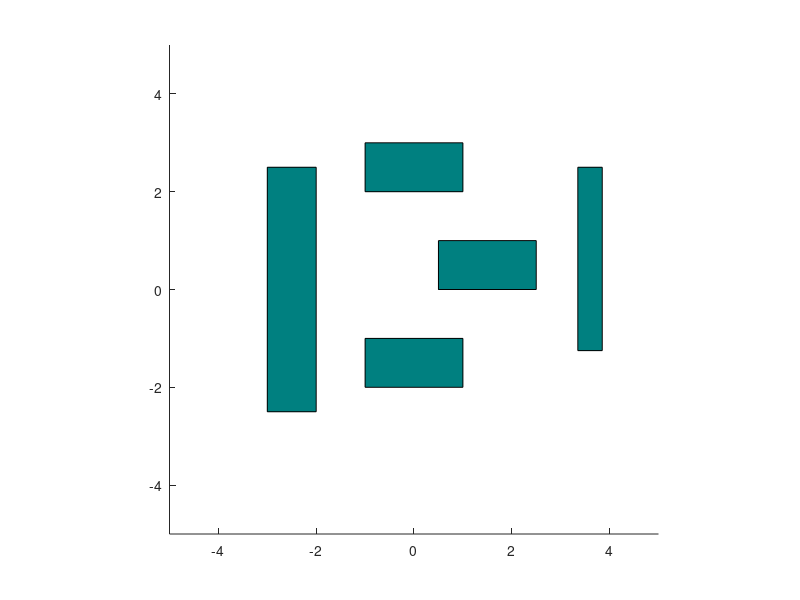
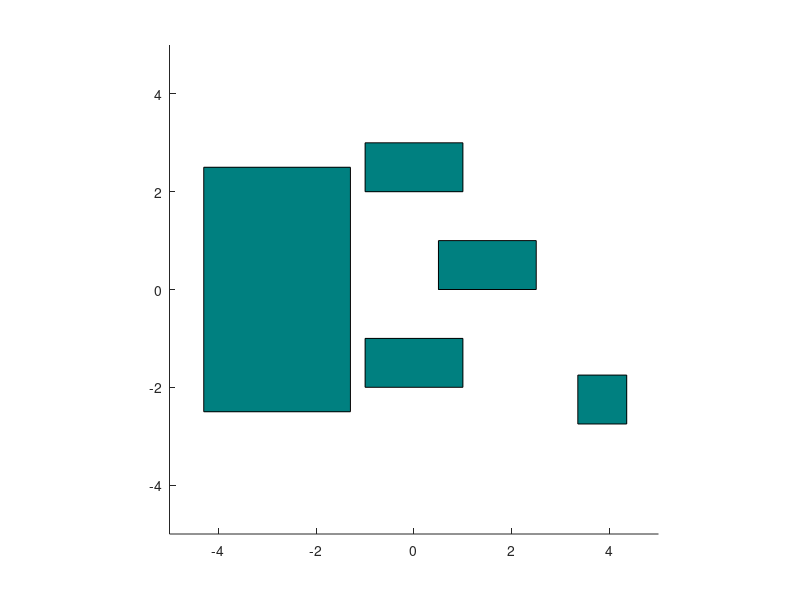
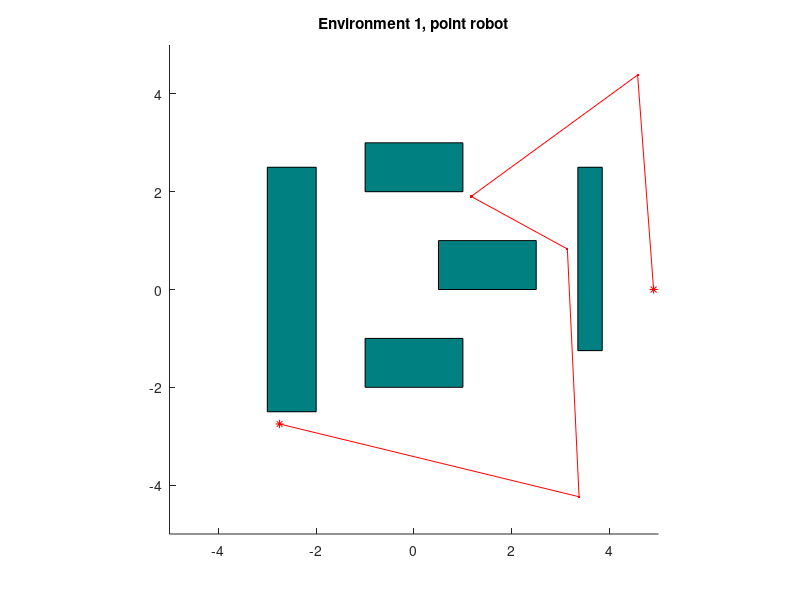
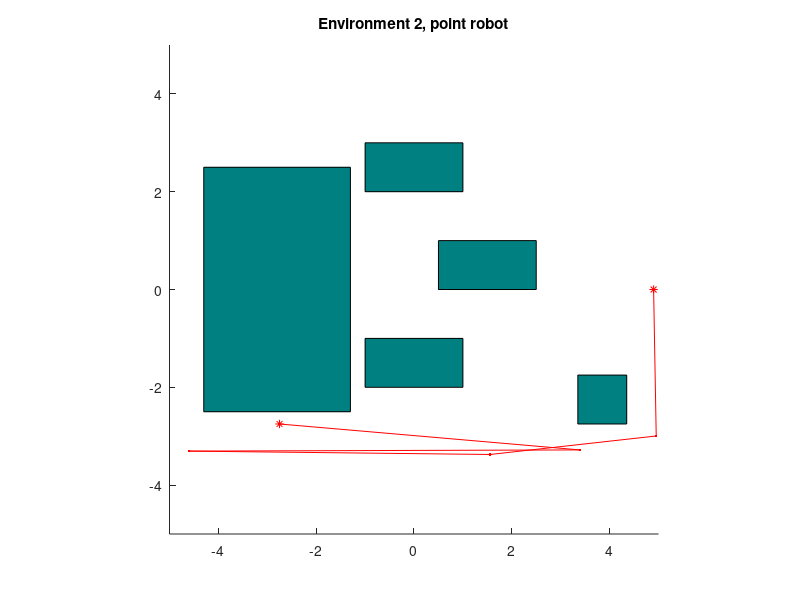

These figures' MATLAB source, in order:
%% environment 1
figure;
axis equal
xlim([-5, 5]);
ylim([-5, 5]);
rectangle('Position', [0.5 0 2 1], 'FaceColor',[0 .5 .5]);
rectangle('Position', [-1 2 2 1], 'FaceColor',[0 .5 .5]);
rectangle('Position', [-1 -2 2 1], 'FaceColor',[0 .5 .5]);
rectangle('Position', [-3 -2.5 1 5], 'FaceColor',[0 .5 .5]);
rectangle('Position', [3.35 -1.25 0.5 3.75], 'FaceColor',[0 .5 .5]);

%% environment 2
figure;
axis equal
xlim([-5, 5]);
ylim([-5, 5]);
rectangle('Position', [0.5 0 2 1], 'FaceColor',[0 .5 .5]);
rectangle('Position', [-1 2 2 1], 'FaceColor',[0 .5 .5]);
rectangle('Position', [-1 -2 2 1], 'FaceColor',[0 .5 .5]);
rectangle('Position', [-4.3 -2.5 3 5], 'FaceColor',[0 .5 .5]);
rectangle('Position', [3.35 -2.75 1 1], 'FaceColor',[0 .5 .5]);

%% point robot, enviroment 1
% obstacles
figure;
axis equal
rectangle('Position', [0.5 0 2 1], 'FaceColor',[0 .5 .5]);
rectangle('Position', [-1 2 2 1], 'FaceColor',[0 .5 .5]);
rectangle('Position', [-1 -2 2 1], 'FaceColor',[0 .5 .5]);
rectangle('Position', [-3 -2.5 1 5], 'FaceColor',[0 .5 .5]);
rectangle('Position', [3.35 -1.25 0.5 3.75], 'FaceColor',[0 .5 .5]);
hold on
% robot

p = [
-2.75 -2.75 
3.37554 -4.23791 
3.13617 0.828861 
1.16946 1.90333 
4.57266 4.38647 
4.9 0 
];

for i = 1:size(p, 1)-1
    p1 = p(i, :);
    plot(p1(1), p1(2), 'r.');
    p2 = p(i+1,:);
    plot([p1(1) p2(1)], [p1(2) p2(2)], 'Color', [1 0 0]);
end
plot(p(1,1), p(1,2), 'r*');
plot(p(end,1), p(end, 2), 'r*');
xlim([-5, 5]);
ylim([-5, 5]);
title('Environment 1, point robot');
hold off

%% point, environment 2
figure;
axis equal
rectangle('Position', [0.5 0 2 1], 'FaceColor',[0 .5 .5]);
rectangle('Position', [-1 2 2 1], 'FaceColor',[0 .5 .5]);
rectangle('Position', [-1 -2 2 1], 'FaceColor',[0 .5 .5]);
rectangle('Position', [-4.3 -2.5 3 5], 'FaceColor',[0 .5 .5]);
rectangle('Position', [3.35 -2.75 1 1], 'FaceColor',[0 .5 .5]);
hold on

p = [
-2.75 -2.75 
3.3939 -3.28035 
-4.59689 -3.30487 
1.55722 -3.37367 
4.95335 -2.99545 
4.9 0
];

for i = 1:size(p, 1)-1
    p1 = p(i, :);
    plot(p1(1), p1(2), 'r.');
    p2 = p(i+1,:);
    plot([p1(1) p2(1)], [p1(2) p2(2)], 'Color', [1 0 0]);
end
plot(p(1,1), p(1,2), 'r*');
plot(p(end,1), p(end, 2), 'r*');
xlim([-5, 5]);
ylim([-5, 5]);
title('Environment 2, point robot');
hold off

%% square, environment 1
figure;
axis equal
xlim([-5, 5]);
ylim([-5, 5]);
rectangle('Position', [0.5 0 2 1], 'FaceColor',[0 .5 .5]);
rectangle('Position', [-1 2 2 1], 'FaceColor',[0 .5 .5]);
rectangle('Position', [-1 -2 2 1], 'FaceColor',[0 .5 .5]);
rectangle('Position', [-3 -2.5 1 5], 'FaceColor',[0 .5 .5]);
rectangle('Position', [3.35 -1.25 0.5 3.75], 'FaceColor',[0 .5 .5]);
hold on
p = [
   -3.5 -3.5 0 
-3.51594 -2.82519 -0.124404 
-3.53187 -2.15037 -0.248807 
-3.54781 -1.47556 -0.373211 
-3.56375 -0.800749 -0.497614 
-3.57968 -0.125937 -0.622018 
-3.59562 0.548876 -0.746421 
-3.61156 1.22369 -0.870825 
-3.62749 1.8985 -0.995229 
-3.64343 2.57331 -1.11963 
-3.65937 3.24813 -1.24404 
-3.6753 3.92294 -1.36844 
-3.69124 4.59775 -1.49284 
-2.99197 4.60627 -1.30299 
-2.2927 4.61479 -1.11314 
-1.59343 4.62331 -0.923283 
-0.894159 4.63183 -0.733429 
-0.194889 4.64036 -0.543576 
0.504381 4.64888 -0.353722 
1.20365 4.6574 -0.163869 
1.90292 4.66592 0.0259845 
2.60219 4.67444 0.215838 
3.30146 4.68296 0.405691 
4.00073 4.69148 0.595545 
4.7 4.7 0.785398 
];
ll = [-0.15;-0.15;1];
lr = [0.15;-0.15;1];
ul = [-0.15;0.15;1];
ur = [0.15;0.15;1];

for i = 1:size(p,1)
    x = p(i,1);
    y = p(i,2);
    theta = p(i,3);
    rtMat = [cos(theta), -sin(theta),x;
        sin(theta),cos(theta), y;
        0,0,1];
    newll = (rtMat*ll)';
    newlr = (rtMat*lr)';
    newul = (rtMat*ul)';
    newur = (rtMat*ur)';
    %[newll;newlr;newul;newur]    
    plot([newll(1), newlr(1)],[newll(2),newlr(2)], 'r', ...
        [newll(1), newul(1)], [newll(2),newul(2)], 'r', ...
        [newul(1), newur(1)],[newul(2),newur(2)], 'r', ...
        [newlr(1), newur(1)], [newlr(2),newur(2)], 'r');
end
title('Environment 1, square robot');
hold off   

%% square, environment 2
figure;
axis equal
xlim([-5, 5]);
ylim([-5, 5]);
rectangle('Position', [0.5 0 2 1], 'FaceColor',[0 .5 .5]);
rectangle('Position', [-1 2 2 1], 'FaceColor',[0 .5 .5]);
rectangle('Position', [-1 -2 2 1], 'FaceColor',[0 .5 .5]);
rectangle('Position', [-4.3 -2.5 3 5], 'FaceColor',[0 .5 .5]);
rectangle('Position', [3.35 -2.75 1 1], 'FaceColor',[0 .5 .5]);
hold on

p = [
-3.5 -3.5 0 
-2.69955 -3.83764 0.65149 
-1.89909 -4.17528 1.30298 
-1.06879 -3.72429 1.75547 
-0.238483 -3.27329 2.20797 
0.591821 -2.8223 2.66046 
1.42212 -2.37131 3.11296 
2.25243 -1.92032 -2.71774 
3.08273 -1.46933 -2.26524 
2.9903 -0.461624 -1.90955 
2.89787 0.546077 -1.55386 
2.80544 1.55378 -1.19817 
2.71301 2.56148 -0.842473 
2.62058 3.56918 -0.486781 
2.52815 4.57688 -0.131089 
1.4414 4.60837 0.489268 
0.354637 4.63985 1.10963 
-0.732122 4.67134 1.72998 
-1.81888 4.70282 2.35034 
-0.782972 4.2846 3.01774 
0.252937 3.86637 -2.59805 
1.3647 4.07478 2.9602 
2.47647 4.28319 2.23526 
3.58823 4.49159 1.51033 
4.7 4.7 0.785398 

];

ll = [-0.15;-0.15;1];
lr = [0.15;-0.15;1];
ul = [-0.15;0.15;1];
ur = [0.15;0.15;1];

for i = 1:size(p,1)
    x = p(i,1);
    y = p(i,2);
    theta = p(i,3);
    rtMat = [cos(theta), -sin(theta),x;
        sin(theta),cos(theta), y;
        0,0,1];
    newll = (rtMat*ll)';
    newlr = (rtMat*lr)';
    newul = (rtMat*ul)';
    newur = (rtMat*ur)';
    %[newll;newlr;newul;newur]    
    plot([newll(1), newlr(1)],[newll(2),newlr(2)], 'r', ...
        [newll(1), newul(1)], [newll(2),newul(2)], 'r', ...
        [newul(1), newur(1)],[newul(2),newur(2)], 'r', ...
        [newlr(1), newur(1)], [newlr(2),newur(2)], 'r');
end
%plot([0.86228, 4.7],[-4.43988, 4.7], 'r');
title('Environment 2, square robot');
hold off   
